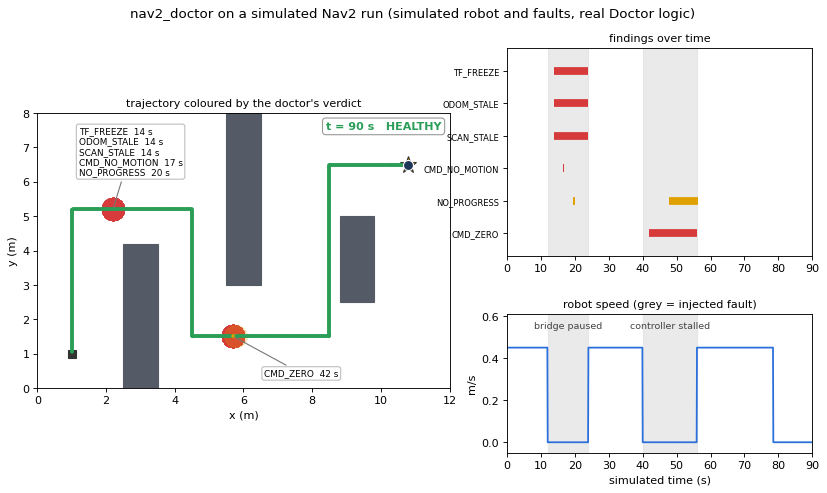

The Python source for this figure:
#!/usr/bin/env python3
"""A matplotlib simulation of a robot navigating a map while two faults are injected, diagnosed by the real
nav2_doctor `Doctor` class. The robot and the faults are simulated; the findings are what the tool computes.

    python3 docs/nav_sim.py            # writes docs/nav_sim.png and docs/nav_sim.gif
"""
import math
import os
import sys

HERE = os.path.dirname(os.path.abspath(__file__))
sys.path.insert(0, os.path.dirname(HERE))
from nav2_doctor.doctor import Doctor  # noqa: E402

DT = 0.1
SPEED = 0.45                    # m/s along the path
STALE_S, PROGRESS_S = 2.0, 8.0  # --stale 2 (default), --progress-time 8 (default is 15)
OBSTACLES = [(2.5, 0.0, 3.5, 4.2), (5.5, 3.0, 6.5, 8.0), (8.8, 2.5, 9.8, 5.0)]   # x0, y0, x1, y1
PATH = [(1.0, 1.0), (1.0, 5.2), (4.5, 5.2), (4.5, 1.5), (8.5, 1.5), (8.5, 6.5), (10.8, 6.5)]
MAP_W, MAP_H = 12.0, 8.0
FAULTS = [   # (start s, end s, name)
    (12.0, 24.0, 'bridge paused: TF, odom and scan stop'),
    (40.0, 56.0, 'controller stalled: cmd_vel is zero'),
]
T_END = 90.0
NODES = ('controller_server', 'planner_server', 'bt_navigator', 'behavior_server', 'smoother_server', 'waypoint_follower')


def fault_at(t):
    for a, b, name in FAULTS:
        if a <= t < b:
            return name
    return None


def along(path, dist):
    """Point and heading at `dist` metres along the polyline (clamped to its end)."""
    for (x0, y0), (x1, y1) in zip(path, path[1:]):
        seg = math.hypot(x1 - x0, y1 - y0)
        if dist <= seg:
            f = dist / seg
            return x0 + f * (x1 - x0), y0 + f * (y1 - y0), math.atan2(y1 - y0, x1 - x0)
        dist -= seg
    (x0, y0), (x1, y1) = path[-2], path[-1]
    return x1, y1, math.atan2(y1 - y0, x1 - x0)


def simulate():
    """Run the scenario. Returns a list of per-step dicts: t, x, y, v, fault, findings [(level, code)]."""
    total = sum(math.hypot(b[0] - a[0], b[1] - a[1]) for a, b in zip(PATH, PATH[1:]))
    d = Doctor(stale_s=STALE_S, progress_s=PROGRESS_S)
    for n in NODES:
        d.lifecycle[n] = 'active'
    rows, dist, t = [], 0.0, 0.0
    d.set_goal_active(True, 0.0)
    while t <= T_END:
        fault = fault_at(t)
        arrived = dist >= total - 1e-6
        v = 0.0 if (fault or arrived) else SPEED
        dist = min(total, dist + v * DT)
        x, y, yaw = along(PATH, dist)
        if not (fault and fault.startswith('bridge')):     # a paused bridge publishes nothing
            d.tf('map', 'odom', t)
            d.tf('odom', 'base_link', t)
            d.pose(x, y, t, yaw)
            d.seen('scan', t)
        if not (fault and fault.startswith('bridge')):
            d.cmd(0.0 if (fault or arrived) else SPEED, 0.0, t)
        else:
            d.cmd(SPEED, 0.0, t)                            # the controller keeps commanding into the void
        if arrived:
            d.set_goal_active(False, t)
        found = [(f.level, f.code) for f in d.diagnose(t) if f.level in ('ERROR', 'WARN')]
        rows.append(dict(t=t, x=x, y=y, v=v, fault=fault, findings=found))
        t = round(t + DT, 6)
    return rows


def status(row):
    levels = {lv for lv, _ in row['findings']}
    return 'ERROR' if 'ERROR' in levels else 'WARN' if 'WARN' in levels else 'OK'


def render(rows, out_png, out_gif, every=10):
    import matplotlib
    matplotlib.use('Agg')
    import matplotlib.pyplot as plt
    from matplotlib.animation import FuncAnimation, PillowWriter
    from matplotlib.patches import Rectangle

    COLOR = {'OK': '#2a9d57', 'WARN': '#e0a100', 'ERROR': '#d63a3a'}
    codes = []
    for r in rows:
        for lv, c in r['findings']:
            if c not in codes:
                codes.append(c)
    first = {}
    for r in rows:
        for lv, c in r['findings']:
            first.setdefault(c, r)

    fig = plt.figure(figsize=(12.5, 6.4), dpi=80)
    gs = fig.add_gridspec(2, 2, width_ratios=[1.35, 1], height_ratios=[1.5, 1], hspace=0.34, wspace=0.16)
    ax = fig.add_subplot(gs[:, 0])
    tl = fig.add_subplot(gs[0, 1])
    sp = fig.add_subplot(gs[1, 1])
    fig.subplots_adjust(top=0.9)
    fig.suptitle('nav2_doctor on a simulated Nav2 run (simulated robot and faults, real Doctor logic)', fontsize=12)

    ax.set_xlim(0, MAP_W)
    ax.set_ylim(0, MAP_H)
    ax.set_aspect('equal')
    ax.set_title('trajectory coloured by the doctor\'s verdict', fontsize=10)
    for x0, y0, x1, y1 in OBSTACLES:
        ax.add_patch(Rectangle((x0, y0), x1 - x0, y1 - y0, color='#555b66'))
    ax.plot(*zip(*PATH), '--', color='#9aa3b2', lw=1.2, label='planned path')
    ax.plot(*PATH[0], 's', color='#333', ms=8)
    ax.plot(*PATH[-1], '*', color='#e0a100', ms=16, mec='#333')
    ax.set_xlabel('x (m)')
    ax.set_ylabel('y (m)')
    groups = []                              # codes that first appear at the same spot share one label
    for code, r in sorted(first.items(), key=lambda kv: kv[1]['t']):
        for g in groups:
            if math.hypot(g['x'] - r['x'], g['y'] - r['y']) < 0.8:
                g['codes'].append((code, r['t']))
                break
        else:
            groups.append(dict(x=r['x'], y=r['y'], codes=[(code, r['t'])]))
    offsets = [(-1.0, 1.0), (0.9, -1.15), (0.9, 1.3)]
    for k, g in enumerate(groups):
        dx, dy = offsets[k % len(offsets)]
        ax.annotate('\n'.join(f'{c}  {t:.0f} s' for c, t in g['codes']), (g['x'], g['y']), xytext=(g['x'] + dx, g['y'] + dy),
                    fontsize=8, arrowprops=dict(arrowstyle='-', color='#777'),
                    bbox=dict(boxstyle='round,pad=0.25', fc='white', ec='#bbb', alpha=0.95), zorder=6)

    lane = {c: i for i, c in enumerate(codes)}
    tl.set_xlim(0, T_END)
    tl.set_ylim(-0.7, len(codes) - 0.3)
    tl.set_yticks(range(len(codes)))
    tl.set_yticklabels(codes, fontsize=7.5)
    tl.set_title('findings over time', fontsize=10)
    tl.invert_yaxis()
    for a, b, name in FAULTS:
        tl.axvspan(a, b, color='#ddd', alpha=0.6)
        sp.axvspan(a, b, color='#ddd', alpha=0.6)
    sp.set_xlim(0, T_END)
    sp.set_ylim(-0.05, SPEED * 1.35)
    sp.set_title('robot speed (grey = injected fault)', fontsize=10)
    sp.set_xlabel('simulated time (s)')
    sp.set_ylabel('m/s')
    for (a, b, name), y in zip(FAULTS, (SPEED * 1.2, SPEED * 1.2)):
        sp.text((a + b) / 2, y, name.split(':')[0], ha='center', fontsize=8.5, color='#444')

    speed_line = sp.plot([], [], color='#2a6fdb', lw=1.6)[0]
    arts = []                                # artists added while drawing, removed again before the animation
    robot, = ax.plot([], [], 'o', color='#1d3557', ms=9, mec='white', zorder=5)
    verdict = ax.text(0.98, 0.97, '', transform=ax.transAxes, va='top', ha='right', fontsize=10, fontweight='bold',
                      bbox=dict(boxstyle='round', fc='white', ec='#999'))
    tline = tl.axvline(0, color='#333', lw=1)
    drawn = {'i': 0}

    def draw_to(k):
        while drawn['i'] <= k:
            i = drawn['i']
            r = rows[i]
            if i > 0:
                p = rows[i - 1]
                arts.extend(ax.plot([p['x'], r['x']], [p['y'], r['y']], color=COLOR[status(r)], lw=3.2, solid_capstyle='round', zorder=3))
            if status(r) != 'OK':        # a stalled robot has no path length, so mark where it sits
                arts.extend(ax.plot([r['x']], [r['y']], 'o', color=COLOR[status(r)], ms=20, alpha=0.12, zorder=2))
            for lv, c in r['findings']:
                arts.extend(tl.plot([r['t'], r['t'] + DT], [lane[c], lane[c]], color=COLOR[lv], lw=7, solid_capstyle='butt'))
            drawn['i'] += 1
        r = rows[k]
        robot.set_data([r['x']], [r['y']])
        speed_line.set_data([x['t'] for x in rows[:k + 1]], [x['v'] for x in rows[:k + 1]])
        tline.set_xdata([r['t'], r['t']])
        st = status(r)
        what = ', '.join(c for _, c in r['findings']) or 'HEALTHY'
        verdict.set_text(f't = {r["t"]:.0f} s   {what}')
        verdict.set_color(COLOR[st])

    idx = list(range(0, len(rows), every)) + [len(rows) - 1]
    draw_to(len(rows) - 1)
    fig.savefig(out_png, bbox_inches='tight')
    for art in arts:
        art.remove()                       # reset the trails for the animation
    arts.clear()
    drawn['i'] = 0
    anim = FuncAnimation(fig, lambda n: draw_to(idx[n]), frames=len(idx), interval=100)
    anim.save(out_gif, writer=PillowWriter(fps=10))
    plt.close(fig)


if __name__ == '__main__':
    data = simulate()
    render(data, os.path.join(HERE, 'nav_sim.png'), os.path.join(HERE, 'nav_sim.gif'))
    seen = {}
    for r in data:
        for lv, c in r['findings']:
            seen.setdefault(c, (r['t'], lv))
    print('first appearance:', {c: f'{t:.1f}s {lv}' for c, (t, lv) in seen.items()})
